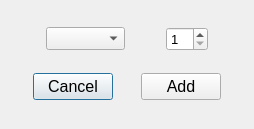
<?xml version="1.0" encoding="UTF-8"?>
<ui version="4.0">
 <class>ProductsDialog</class>
 <widget class="QDialog" name="ProductsDialog">
  <property name="geometry">
   <rect>
    <x>0</x>
    <y>0</y>
    <width>254</width>
    <height>129</height>
   </rect>
  </property>
  <property name="windowTitle">
   <string>Dialog</string>
  </property>
  <property name="modal">
   <bool>true</bool>
  </property>
  <layout class="QVBoxLayout" name="verticalLayout">
   <item>
    <layout class="QHBoxLayout" name="horizontalLayout_2">
     <item>
      <spacer name="horizontalSpacer_2">
       <property name="orientation">
        <enum>Qt::Orientation::Horizontal</enum>
       </property>
       <property name="sizeHint" stdset="0">
        <size>
         <width>40</width>
         <height>20</height>
        </size>
       </property>
      </spacer>
     </item>
     <item>
      <widget class="QComboBox" name="comboBox_items">
       <property name="font">
        <font>
         <pointsize>10</pointsize>
        </font>
       </property>
      </widget>
     </item>
     <item>
      <spacer name="horizontalSpacer">
       <property name="orientation">
        <enum>Qt::Orientation::Horizontal</enum>
       </property>
       <property name="sizeHint" stdset="0">
        <size>
         <width>40</width>
         <height>20</height>
        </size>
       </property>
      </spacer>
     </item>
     <item>
      <widget class="QSpinBox" name="spinBox_quantity">
       <property name="font">
        <font>
         <pointsize>10</pointsize>
        </font>
       </property>
       <property name="minimum">
        <number>1</number>
       </property>
      </widget>
     </item>
     <item>
      <spacer name="horizontalSpacer_3">
       <property name="orientation">
        <enum>Qt::Orientation::Horizontal</enum>
       </property>
       <property name="sizeHint" stdset="0">
        <size>
         <width>40</width>
         <height>20</height>
        </size>
       </property>
      </spacer>
     </item>
    </layout>
   </item>
   <item>
    <layout class="QHBoxLayout" name="horizontalLayout">
     <item>
      <spacer name="horizontalSpacer_5">
       <property name="orientation">
        <enum>Qt::Orientation::Horizontal</enum>
       </property>
       <property name="sizeHint" stdset="0">
        <size>
         <width>40</width>
         <height>20</height>
        </size>
       </property>
      </spacer>
     </item>
     <item>
      <widget class="QPushButton" name="pushButton_cancel">
       <property name="font">
        <font>
         <pointsize>12</pointsize>
        </font>
       </property>
       <property name="text">
        <string>Cancel</string>
       </property>
      </widget>
     </item>
     <item>
      <spacer name="horizontalSpacer_4">
       <property name="orientation">
        <enum>Qt::Orientation::Horizontal</enum>
       </property>
       <property name="sizeHint" stdset="0">
        <size>
         <width>40</width>
         <height>20</height>
        </size>
       </property>
      </spacer>
     </item>
     <item>
      <widget class="QPushButton" name="pushButton_add">
       <property name="font">
        <font>
         <pointsize>12</pointsize>
        </font>
       </property>
       <property name="text">
        <string>Add</string>
       </property>
      </widget>
     </item>
     <item>
      <spacer name="horizontalSpacer_6">
       <property name="orientation">
        <enum>Qt::Orientation::Horizontal</enum>
       </property>
       <property name="sizeHint" stdset="0">
        <size>
         <width>40</width>
         <height>20</height>
        </size>
       </property>
      </spacer>
     </item>
    </layout>
   </item>
  </layout>
 </widget>
 <resources/>
 <connections/>
</ui>
